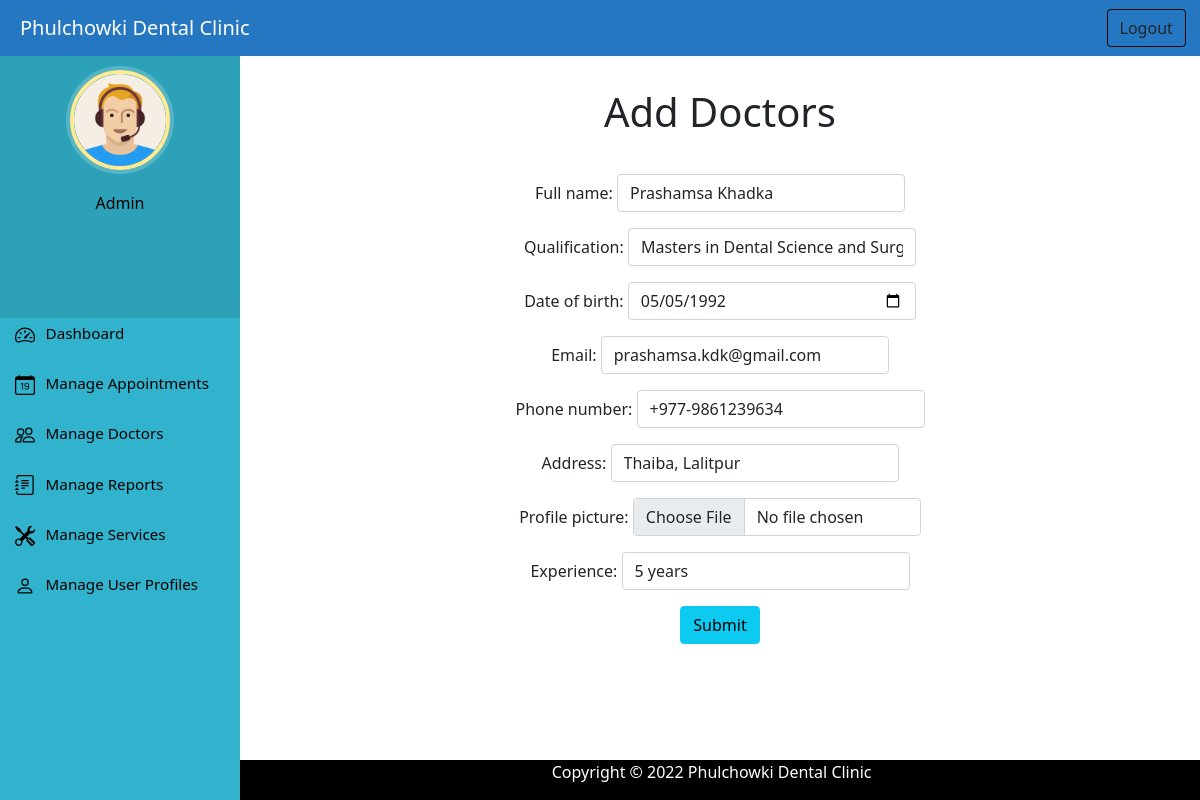
The page /update_doctor/43/ (signed in) on the database as committed earlier.
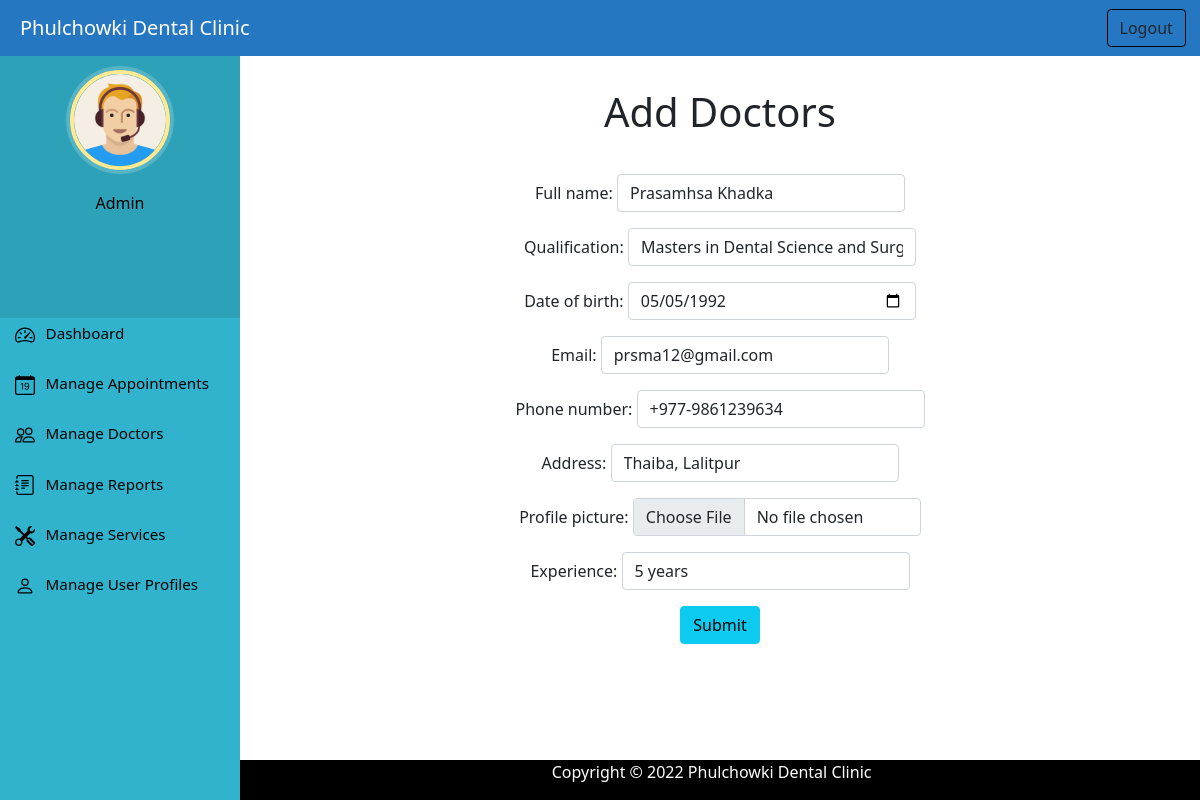
The same page on the database as committed later.
### home/models.py (models this page shows, shortened)
class Doctor(models.Model):
    full_name = models.CharField(max_length=100)
    qualification = models.CharField(max_length=50)
    date_of_birth = models.DateField()
    email = models.EmailField(max_length=100)
    phone_number = models.CharField(max_length=15)
    address = models.CharField(max_length=50)
    profile_picture = models.ImageField(upload_to='profile_pic/doctor_profile_pic/',null=True,blank=True)
    experience = models.CharField(max_length=10, default="1 year")

### home/views.py (the view)
# urls.py: path('update_doctor/<int:pk>/', views.update_doctor,name='update_doctor'),
@login_required(login_url='/adminlogin')
@user_passes_test(is_admin)
def update_doctor(request, pk):
    doctor = Doctor.objects.get(id=pk)
    form = DoctorForm(instance=doctor)
    if request.method == "POST":
        form = DoctorForm(request.POST, request.FILES, instance=doctor)
        if form.is_valid():
            form.save()
            messages.success(request, 'Doctor updated successfully.')
            return HttpResponseRedirect('/admin_view_doctors')
    context = {'form': form}
    return render(request,'admin_add_doctors.html', context)

### home/forms.py
class DoctorForm(ModelForm):
    class Meta:
        model = Doctor
        fields =  ('full_name', 'qualification', 'date_of_birth', 'email', 'phone_number', 'address', 'profile_picture', 'experience')
        widgets = {
            'full_name': forms.TextInput(attrs={'class': 'form-control', 'placeholder': 'Full Name',}),
            'qualification': forms.TextInput(attrs={'class': 'form-control' , 'placeholder': 'Bachelors/Masters in Dental Science'}),
            'date_of_birth': forms.DateInput(attrs={'class': 'form-control','type': 'date', 'max': '2000-01-01'}),
            'email': forms.EmailInput(attrs={'class': 'form-control','type': 'email', 'placeholder': 'example@gmail.com'}),
            'phone_number': forms.TextInput(attrs={'class': 'form-control', 'placeholder': '+977-mobileNumber'}),
            'address': forms.TextInput(attrs={'class': 'form-control', 'placeholder': 'Street, City'}),
            'profile_picture': forms.FileInput(attrs={'class': 'form-control'}),
            'experience': forms.TextInput(attrs={'class': 'form-control', 'placeholder': '- years'}),
        }

### home/views.py (called while the page is built)
def is_admin(user):
    return user.groups.filter(name='ADMIN').exists()

### templates/admin_add_doctors.html (shortened to what this page needs)
{% extends 'adminbase.html' %}
{% load static %}
{% block content %}
<h1 class="text-center" style="margin-top: 40px;">Add Doctors</h1>
<div style="width: 60%; margin-left: 20%; margin-top: 4%; ">
    <form action="" method="POST" class="text-center" enctype="multipart/form-data">
        {{ form.as_p }}
        <button style="margin-bottom: 100px;" type="submit" value="Submit" class="btn btn-info" onclick="return confirm('Are you sure you want to submit?')">Submit</button>
        <br>
    </form>
</div>
{% endblock content %}

Rows that differ between the two databases and show on the page:
changed Doctor "Masters in Dental Science and Surgery": full_name "Prashamsa Khadka" → "Prasamhsa Khadka"; email "prashamsa.kdk@gmail.com" → "prsma12@gmail.com"
